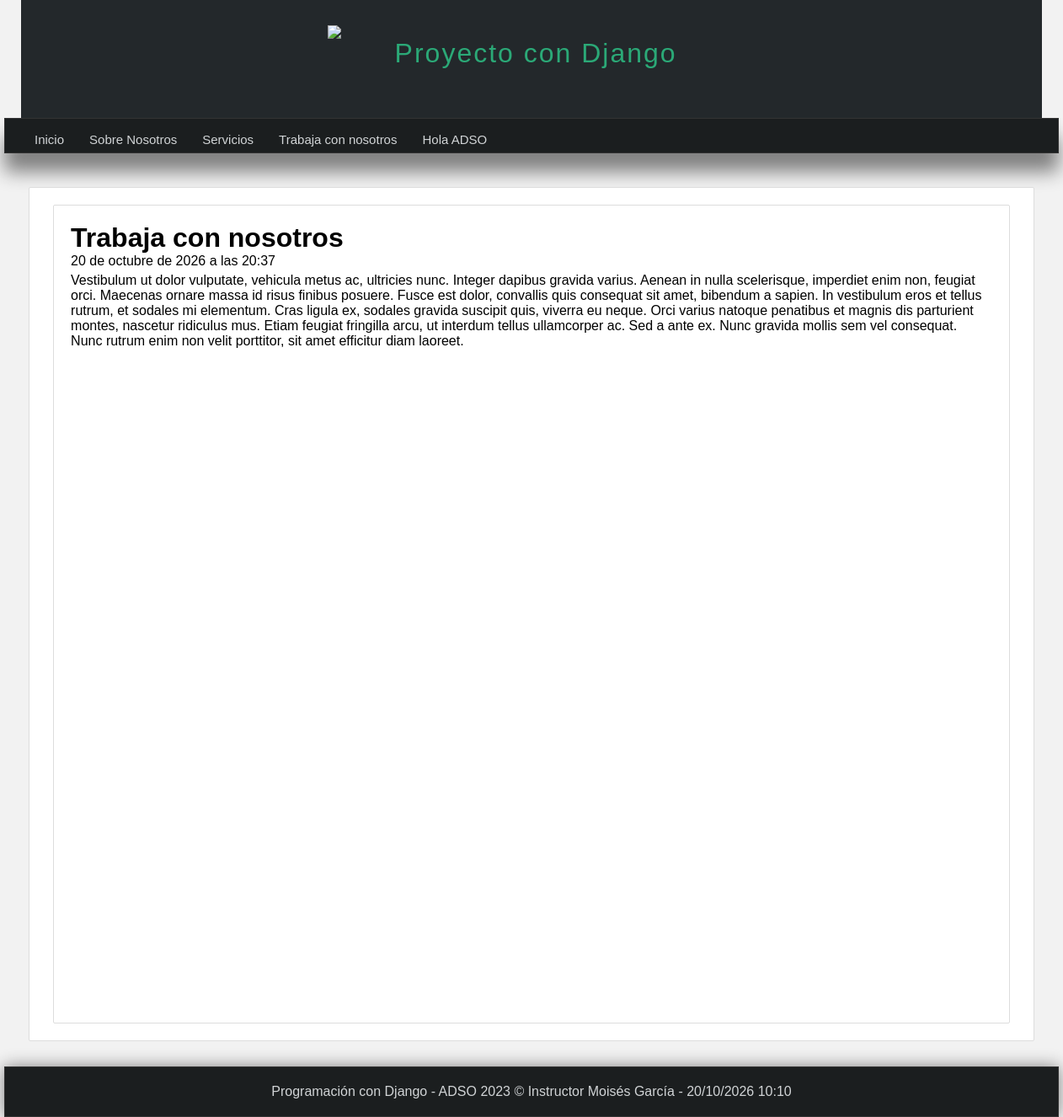
Screenshot of /pagina/trabaja-con-nosotros/ with the database file from the repository.
### pages/models.py (models this page shows, shortened)
class Page(models.Model): #Heredamos de models
    title = models.CharField(max_length=50, verbose_name="Título")
    content = models.TextField(verbose_name="Contenido")
    slug = models.CharField(unique=True, max_length=150, verbose_name="URL amigable") #url que va a tener la pagina
    visible = models.BooleanField(verbose_name="¿Visible?")
    created_at = models.DateTimeField(auto_now_add=True, verbose_name="Creación:")
    updated_at = models.DateTimeField(auto_now_add=True, verbose_name="Actualización:")
    class Meta:
        verbose_name = "Página"
        verbose_name_plural = "Páginas"

### pages/views.py (the view)
# urls.py: path('pagina/<str:slug>/', page_views.pages, name="page"), #Creamos la url para pages
def pages(request, slug):
    page = get_object_or_404(Page, slug=slug)
    return render(request, 'pages/page.html', {
        'page': page,
        'title': page.title
    })

### pages/context_processors.py (called while the page is built)
def get_pages(request):
    pages = Page.objects.all()
    return {
        'pages': pages
    }

### pages/templates/pages/page.html (shortened to what this page needs)
{% extends 'layouts/layout.html' %}
{% block content %}
<div class="box">
    <h1>{{ page.title }}</h1>
    <span>{{ page.created_at|date:"d \d\e F \d\e Y \a \l\a\s H:i" }}</span>
    <p>{{ page.content|safe }}</p>
</div>
{% endblock %}

### mainapp/templates/layouts/layout.html (shortened to what this page needs)
{% load static %}
<!DOCTYPE html>
<html>
<html lang="es">
<head>
    {% load static %}
    <link rel="stylesheet" type="text/css" href="{% static 'css/styles.css' %}"/>
</head>
<body>
    <header>
        <div id="logotipo">
            <img src="{% static 'images/logo.png' %}" />
            <h1>Proyecto con Django </h1>
        </div>
    </header>
    <nav>
    <ul>
        <li>
            <a href="{% url 'index' %}">Inicio</a>
        </li>
        {% for page in pages %}
            <li>
                <a href="{% url 'page' slug=page.slug %}">{{ page.title }}</a>
            </li>
        {% endfor %}
    </ul>
</nav>
<div id="content">
    <div class="box">
        {% block content %}{% endblock %}
    </div>
</div>
    <footer>
        Programación con Django - ADSO 2023 &copy; Instructor Moisés García - {% now "d/m/Y h:m" %}
    </footer>
</body>
</html>

### mainapp/static/css/styles.css (style rules this page uses)
* { margin: 0px; padding: 0px; font-family: Arial, Helvetica, sans-serif; text-decoration: none; }
p, h2, h3, ul { margin-top: 5px; margin-bottom: 5px; }
ul,ol { margin-left: 20px; margin-bottom: 10px; }
body { background-color: #f2f2f2; }
header { width: 1212px; height: 140px; background-color: #23282b; margin: 0px auto; }
#logotipo { width: 40%; height: 130px; margin: 0px auto; padding-top: 10px; }
#logotipo img { display: block; width: 60px; float: left; margin-top: 20px; }
#logotipo h1 { display: block; float: left; margin-top: 35px; margin-left: 20px; letter-spacing: 2px; font-weight: lighter; color: #2ba977; }
nav { width: 1250px; height: 40px; background-color: #1b1e1f; border: 1px solid #333333; margin: 0 auto; box-shadow: 0px 22px 22px gray; font-size: 15px; }
nav ul { list-style: none; text-decoration: 40px; }
nav ul li { line-height: 40px; float: left; }
nav ul li a { display: block; padding-left: 15px; padding-right: 15px; color: #d1d4d6; }
#content { width: 1212px; min-height: 930px; margin: 0 auto; margin-bottom: 30px; margin-top: 40px; }
.box { background: white; min-height: 930px; width: 95%; padding: 20px; border: 1px solid #ddd; border-radius: 2px; margin: 0 auto; }
footer { width: 1250px; background-color: #1b1e1f; border: 1px solid #333333; color: #d1d4d6; text-align: center; padding-top: 20px; margin: 0 auto; padding-bottom: 20px; box-shadow: 0px 0px 20px gray; }

### rows the page displays
Page: title "Sobre Nosotros"
Page: title "Servicios"
Page: title "Trabaja con nosotros", created_at "20 de octubre de 2026 a las 20:37", content "Vestibulum ut dolor vulputate, vehicula metus ac, ultricies nunc. Integer dapibus gravida varius. Aenean in nulla scelerisque, imperdiet enim non, feugiat orci. Maecenas ornare massa id risus finibus posuere. Fusce est dolor, convallis quis consequat sit amet, bibendum a sapien. In vestibulum eros et tellus rutrum, et sodales mi elementum. Cras ligula ex, sodales gravida suscipit quis, viverra eu neque. Orci varius natoque penatibus et magnis dis parturient montes, nascetur ridiculus mus. Etiam feugiat fringilla arcu, ut interdum tellus ullamcorper ac. Sed a ante ex. Nunc gravida mollis sem vel consequat. Nunc rutrum enim non velit porttitor, sit amet efficitur diam laoreet."
Page: title "Hola ADSO"
